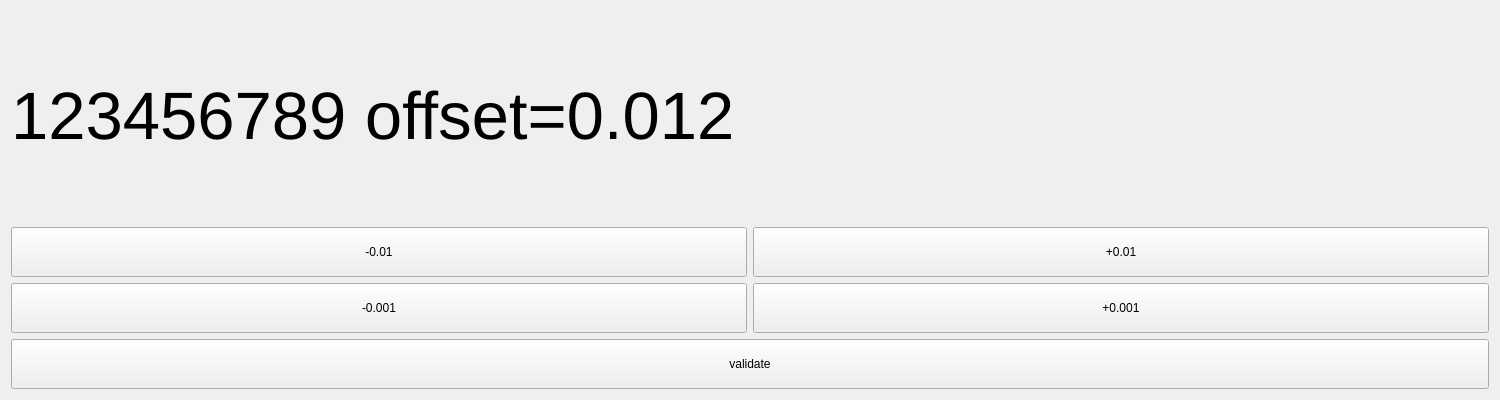
<?xml version="1.0" encoding="UTF-8"?>
<ui version="4.0">
 <class>Form</class>
 <widget class="QWidget" name="Form">
  <property name="geometry">
   <rect>
    <x>0</x>
    <y>0</y>
    <width>1500</width>
    <height>400</height>
   </rect>
  </property>
  <property name="minimumSize">
   <size>
    <width>1500</width>
    <height>400</height>
   </size>
  </property>
  <property name="maximumSize">
   <size>
    <width>1500</width>
    <height>400</height>
   </size>
  </property>
  <property name="windowTitle">
   <string>UTC</string>
  </property>
  <layout class="QVBoxLayout" name="verticalLayout">
   <item>
    <widget class="QLabel" name="label_utc">
     <property name="font">
      <font>
       <pointsize>50</pointsize>
      </font>
     </property>
     <property name="text">
      <string>123456789 offset=0.012</string>
     </property>
    </widget>
   </item>
   <item>
    <layout class="QHBoxLayout" name="horizontalLayout">
     <item>
      <widget class="QPushButton" name="button_minus1">
       <property name="minimumSize">
        <size>
         <width>0</width>
         <height>50</height>
        </size>
       </property>
       <property name="text">
        <string>-0.01</string>
       </property>
      </widget>
     </item>
     <item>
      <widget class="QPushButton" name="button_plus1">
       <property name="minimumSize">
        <size>
         <width>0</width>
         <height>50</height>
        </size>
       </property>
       <property name="text">
        <string>+0.01</string>
       </property>
      </widget>
     </item>
    </layout>
   </item>
   <item>
    <layout class="QHBoxLayout" name="horizontalLayout_2">
     <item>
      <widget class="QPushButton" name="button_minus2">
       <property name="minimumSize">
        <size>
         <width>0</width>
         <height>50</height>
        </size>
       </property>
       <property name="text">
        <string>-0.001</string>
       </property>
      </widget>
     </item>
     <item>
      <widget class="QPushButton" name="button_plus2">
       <property name="minimumSize">
        <size>
         <width>0</width>
         <height>50</height>
        </size>
       </property>
       <property name="text">
        <string>+0.001</string>
       </property>
      </widget>
     </item>
    </layout>
   </item>
   <item>
    <layout class="QHBoxLayout" name="horizontalLayout_3">
     <item>
      <widget class="QPushButton" name="button_validate">
       <property name="minimumSize">
        <size>
         <width>0</width>
         <height>50</height>
        </size>
       </property>
       <property name="text">
        <string>validate</string>
       </property>
      </widget>
     </item>
    </layout>
   </item>
  </layout>
 </widget>
 <resources/>
 <connections/>
</ui>
